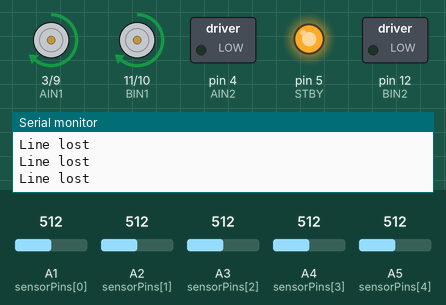
A sketch run on a simulated Arduino Uno, built with avr-gcc and run on an emulated ATmega328P. Parts: direction and speed pins drawn as motors (green arrow = direction pin HIGH = forward, orange = LOW = backward, longer = more drive, stopped while the standby pin is LOW), switched loads named in the sketch (green lamp = pin HIGH), output pins drawn as LEDs (lit = HIGH), the last lines printed to the serial monitor. The inputs (shaded band) are chosen by the test bench; at power-on: A1 (sensorPins[0]) = 512, A4 (sensorPins[3]) = 512, A5 (sensorPins[4]) = 512, A2 (sensorPins[1]) = 512, A3 (sensorPins[2]) = 512.

Above: at 1.2 s.
1.3 s: A1 (sensorPins[0]) set to 489
At 2.5 s:
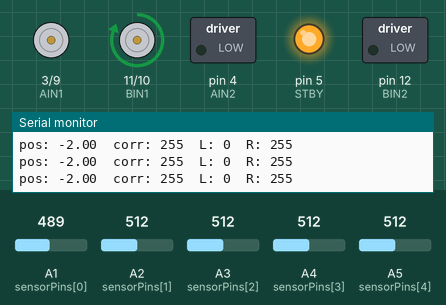
2.8 s: A4 (sensorPins[3]) set to 486
At 3.2 s:
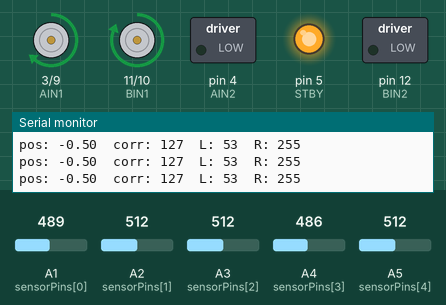
4.3 s: A5 (sensorPins[4]) set to 488
At 5.5 s:
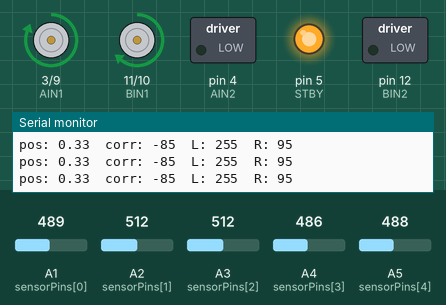
5.8 s: A1 (sensorPins[0]) set to 510
At 6.7 s:
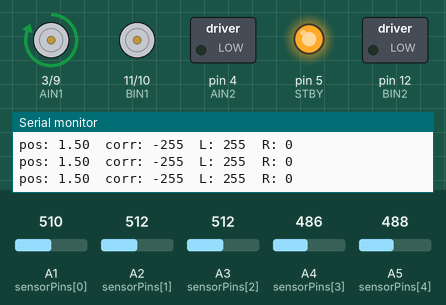
7.3 s: A2 (sensorPins[1]) set to 490
At 7.9 s:
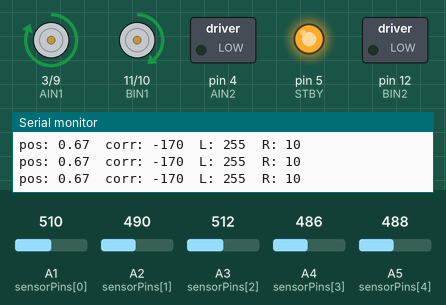
8.8 s: A3 (sensorPins[2]) set to 490
At 9.1 s:
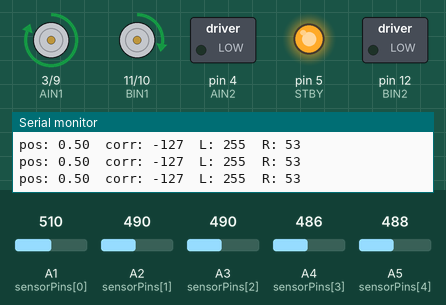
Timing chart, 0 to 11.8 s (numbered marks = the images above; inputs shaded):
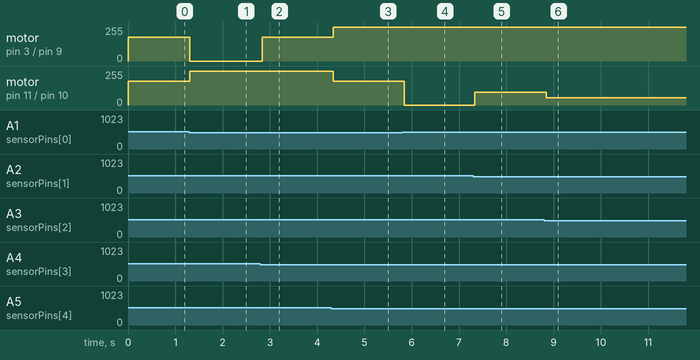

The sketch:

prototypemain1.ino
```cpp
int STBY = 5;

int AIN1 = 3;
int AIN2 = 4;
int PWMA = 9;

int BIN1 = 11;
int BIN2 = 12;
int PWMB = 10;

const int threshold = 500;
const int numSensors = 5;
int sensorPins[numSensors] = {A1, A2, A3, A4, A5};
int weights[numSensors] = {-2, -1, 0, 1, 2};  // left -> right

int baseSpeed = 180;
float Kp = 255.0;            // start low when tuning
int lastCorrection = 0;
int maxCorrection = 255;    // clamp correction

void setup() {
  pinMode(STBY, OUTPUT);
  pinMode(AIN1, OUTPUT);
  pinMode(AIN2, OUTPUT);
  pinMode(PWMA, OUTPUT);
  pinMode(BIN1, OUTPUT);
  pinMode(BIN2, OUTPUT);
  pinMode(PWMB, OUTPUT);

  digitalWrite(STBY, HIGH);
  Serial.begin(9600);
}

void setMotorSpeed(int leftSpeed, int rightSpeed) {
  if (leftSpeed >= 0) {
    digitalWrite(AIN1, HIGH);
    digitalWrite(AIN2, LOW);
    analogWrite(PWMA, constrain(leftSpeed, 0, 255));
  } else {
    digitalWrite(AIN1, LOW);
    digitalWrite(AIN2, HIGH);
    analogWrite(PWMA, constrain(-leftSpeed, 0, 255));
  }

  if (rightSpeed >= 0) {
    digitalWrite(BIN1, HIGH);
    digitalWrite(BIN2, LOW);
    analogWrite(PWMB, constrain(rightSpeed, 0, 255));
  } else {
    digitalWrite(BIN1, LOW);
    digitalWrite(BIN2, HIGH);
    analogWrite(PWMB, constrain(-rightSpeed, 0, 255));
  }
}

void loop() {
  int sensorValues[numSensors];
  int weightedSum = 0;
  int sumValues = 0;

  // read sensors and binarize (1 = on line)
  for (int i = 0; i < numSensors; i++) {
    int val = analogRead(sensorPins[i]);
    sensorValues[i] = (val < threshold) ? 1 : 0; // adjust threshold per sensor
    weightedSum += sensorValues[i] * weights[i];
    sumValues += sensorValues[i];
  }

  if (sumValues == 0) {
    // line lost: continue last correction (helps recovery)
    int leftMotorSpeed = baseSpeed - lastCorrection;
    int rightMotorSpeed = baseSpeed + lastCorrection;
    leftMotorSpeed = constrain(leftMotorSpeed, 0, 255);
    rightMotorSpeed = constrain(rightMotorSpeed, 0, 255);
    setMotorSpeed(leftMotorSpeed, rightMotorSpeed);
    Serial.println("Line lost");
  } else {
    float position = (float)weightedSum / sumValues;         // the weighted average
    int correction = (int)(-Kp * position);                 // P control
    correction = constrain(correction, -maxCorrection, maxCorrection);
    lastCorrection = correction;

    int leftMotorSpeed = baseSpeed - correction;
    int rightMotorSpeed = baseSpeed + correction;
    leftMotorSpeed = constrain(leftMotorSpeed, 0, 255);
    rightMotorSpeed = constrain(rightMotorSpeed, 0, 255);

    setMotorSpeed(leftMotorSpeed, rightMotorSpeed);

    Serial.print("pos: "); Serial.print(position);
    Serial.print("  corr: "); Serial.print(correction);
    Serial.print("  L: "); Serial.print(leftMotorSpeed);
    Serial.print("  R: "); Serial.println(rightMotorSpeed);
  }

  delay(20); // 20 ms loop
}
```

Measured:
- the behaviour switches between 500 and 499 on A1 (sensorPins[0]) (found by bisection; images 0 and 1)
- the behaviour switches between 500 and 499 on A4 (sensorPins[3]) (found by bisection; images 1 and 2)
- the behaviour switches between 500 and 499 on A5 (sensorPins[4]) (found by bisection; images 2 and 3)
- after the input at 1.3 s, motor on pin 3 (AIN1) / pin 9 (PWMA): forward 180/255 → stopped at once; motor on pin 11 (BIN1) / pin 10 (PWMB): forward 180/255 → forward 255/255 at once
- after the input at 2.8 s, motor on pin 3 (AIN1) / pin 9 (PWMA): stopped → forward 180/255 at once
- after the input at 4.3 s, motor on pin 3 (AIN1) / pin 9 (PWMA): forward 180/255 → forward 255/255 at once; motor on pin 11 (BIN1) / pin 10 (PWMB): forward 255/255 → forward 180/255 at once
- after the input at 5.8 s, motor on pin 11 (BIN1) / pin 10 (PWMB): forward 180/255 → stopped at once
- after the input at 7.3 s, motor on pin 11 (BIN1) / pin 10 (PWMB): stopped → forward 95/255 at once
- after the input at 8.8 s, motor on pin 11 (BIN1) / pin 10 (PWMB): forward 95/255 → forward 53/255 at once
